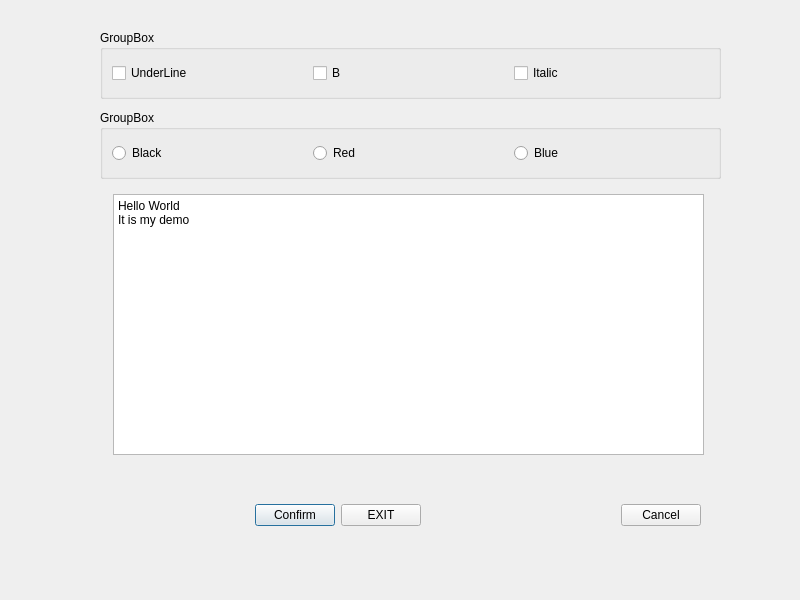
<?xml version="1.0" encoding="UTF-8"?>
<ui version="4.0">
 <class>Dialogsamp</class>
 <widget class="QDialog" name="Dialogsamp">
  <property name="geometry">
   <rect>
    <x>0</x>
    <y>0</y>
    <width>800</width>
    <height>600</height>
   </rect>
  </property>
  <property name="windowTitle">
   <string>Dialogsamp</string>
  </property>
  <widget class="QPlainTextEdit" name="plainTextEdit">
   <property name="geometry">
    <rect>
     <x>113</x>
     <y>194</y>
     <width>591</width>
     <height>261</height>
    </rect>
   </property>
   <property name="plainText">
    <string>Hello World
It is my demo
</string>
   </property>
  </widget>
  <widget class="QGroupBox" name="groupBox">
   <property name="geometry">
    <rect>
     <x>100</x>
     <y>30</y>
     <width>621</width>
     <height>69</height>
    </rect>
   </property>
   <property name="title">
    <string>GroupBox</string>
   </property>
   <layout class="QHBoxLayout" name="horizontalLayout_5">
    <item>
     <widget class="QCheckBox" name="UnderLine">
      <property name="text">
       <string>UnderLine</string>
      </property>
     </widget>
    </item>
    <item>
     <widget class="QCheckBox" name="B">
      <property name="text">
       <string>B</string>
      </property>
     </widget>
    </item>
    <item>
     <widget class="QCheckBox" name="Ita">
      <property name="text">
       <string>Italic</string>
      </property>
     </widget>
    </item>
   </layout>
  </widget>
  <widget class="QGroupBox" name="groupBox_2">
   <property name="geometry">
    <rect>
     <x>100</x>
     <y>110</y>
     <width>621</width>
     <height>69</height>
    </rect>
   </property>
   <property name="title">
    <string>GroupBox</string>
   </property>
   <layout class="QHBoxLayout" name="horizontalLayout_4">
    <item>
     <widget class="QRadioButton" name="Blacki">
      <property name="text">
       <string>Black</string>
      </property>
     </widget>
    </item>
    <item>
     <widget class="QRadioButton" name="Red">
      <property name="text">
       <string>Red</string>
      </property>
     </widget>
    </item>
    <item>
     <widget class="QRadioButton" name="Blue">
      <property name="text">
       <string>Blue</string>
      </property>
     </widget>
    </item>
   </layout>
  </widget>
  <widget class="QWidget" name="horizontalLayoutWidget">
   <property name="geometry">
    <rect>
     <x>60</x>
     <y>490</y>
     <width>641</width>
     <height>51</height>
    </rect>
   </property>
   <layout class="QHBoxLayout" name="horizontalLayout_3">
    <item>
     <spacer name="horizontalSpacer">
      <property name="orientation">
       <enum>Qt::Horizontal</enum>
      </property>
      <property name="sizeHint" stdset="0">
       <size>
        <width>40</width>
        <height>20</height>
       </size>
      </property>
     </spacer>
    </item>
    <item>
     <widget class="QPushButton" name="confirm">
      <property name="text">
       <string>Confirm</string>
      </property>
     </widget>
    </item>
    <item>
     <widget class="QPushButton" name="exit">
      <property name="text">
       <string>EXIT</string>
      </property>
     </widget>
    </item>
    <item>
     <spacer name="horizontalSpacer_2">
      <property name="orientation">
       <enum>Qt::Horizontal</enum>
      </property>
      <property name="sizeHint" stdset="0">
       <size>
        <width>40</width>
        <height>20</height>
       </size>
      </property>
     </spacer>
    </item>
    <item>
     <widget class="QPushButton" name="Cencel">
      <property name="text">
       <string>Cancel</string>
      </property>
     </widget>
    </item>
   </layout>
  </widget>
 </widget>
 <resources/>
 <connections>
  <connection>
   <sender>confirm</sender>
   <signal>clicked()</signal>
   <receiver>Dialogsamp</receiver>
   <slot>accept()</slot>
   <hints>
    <hint type="sourcelabel">
     <x>293</x>
     <y>514</y>
    </hint>
    <hint type="destinationlabel">
     <x>399</x>
     <y>299</y>
    </hint>
   </hints>
  </connection>
  <connection>
   <sender>exit</sender>
   <signal>clicked()</signal>
   <receiver>Dialogsamp</receiver>
   <slot>close()</slot>
   <hints>
    <hint type="sourcelabel">
     <x>380</x>
     <y>514</y>
    </hint>
    <hint type="destinationlabel">
     <x>399</x>
     <y>299</y>
    </hint>
   </hints>
  </connection>
  <connection>
   <sender>Cencel</sender>
   <signal>clicked()</signal>
   <receiver>Dialogsamp</receiver>
   <slot>reject()</slot>
   <hints>
    <hint type="sourcelabel">
     <x>659</x>
     <y>514</y>
    </hint>
    <hint type="destinationlabel">
     <x>399</x>
     <y>299</y>
    </hint>
   </hints>
  </connection>
 </connections>
</ui>
